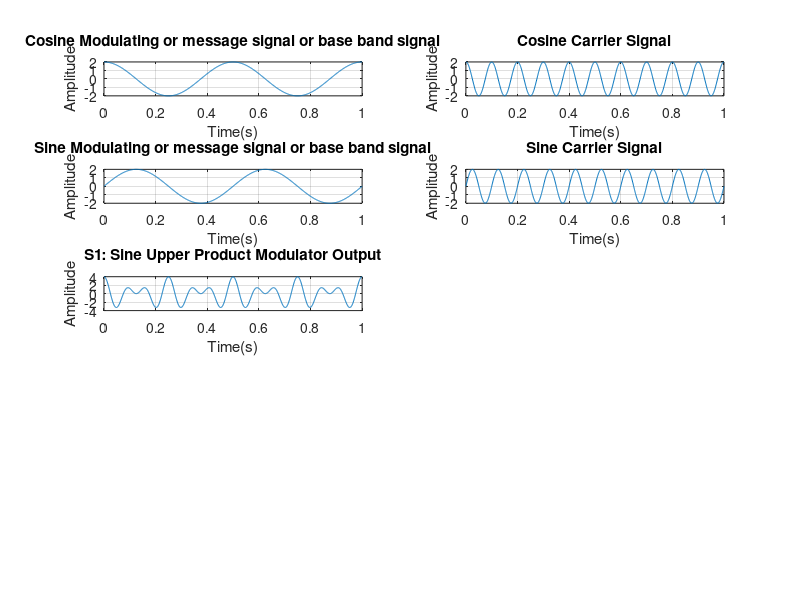

Here is the MATLAB script that generated this plot: (Note: this script raises an error after producing the figure.)
t = 0:0.001:1;
am = 2; % amplitude of message signal
ac = 2; % amplitude of carrier signal

% Cosine Message Signal
fm = 2; % frequency of message signal
x = am*cos(2*pi*fm*t);
subplot(5,2,1);
plot(t,x);
xlabel('Time(s)');
ylabel('Amplitude');
title('Cosine Modulating or message signal or base band signal');
grid on;

% Cosine Carrier Signal
fc = 10; % frequency of carrier signal
y = ac*cos(2*pi*fc*t);
subplot(5,2,2);
plot(t,y);
xlabel('Time(s)');
ylabel('Amplitude');
title('Cosine Carrier Signal');
grid on;

% Sine Message Signal
x_shifted = am*sin(2*pi*fm*t);
subplot(5,2,3);
plot(t,x_shifted);
xlabel('Time(s)');
ylabel('Amplitude');
title('Sine Modulating or message signal or base band signal');
grid on;

% Sine Carrier Signal
y_shifted = ac*sin(2*pi*fc*t);
subplot(5,2,4);
plot(t,y_shifted);
xlabel('Time(s)');
ylabel('Amplitude');
title('Sine Carrier Signal');
grid on;

% (cosine) The output of upper product modulator 
%s1 = (am*ac)/2*(cos(2*pi*(fc+fm)*t)+cos(2*pi*(fc-fm)*t));
%subplot(5,2,5);
%plot(t,s1);
%xlabel('Time(s)');
%ylabel('Amplitude');
%title('S1: Cosine Upper Product Modulator Output');
%grid on;

% (cosine) Output of lower product modulator
%s2 = (am*ac)/2*(cos(2*pi*(fc+fm)*t)-cos(2*pi*(fc-fm)*t));
%subplot(5,2,6);
%plot(t,s2);
%xlabel('Time(s)');
%ylabel('Amplitude');
%title('S2: Cosine Lower Product Modulator Output');
%grid on;

% (sine) Output of upper product modulator 
s3 = (am*ac)/2*(cos(2*pi*(fc-fm)*t)+cos(2*pi*(fc+fm)*t));
subplot(5,2,5);
plot(t,s3);
xlabel('Time(s)');
ylabel('Amplitude');
title('S1: Sine Upper Product Modulator Output');
grid on;

% (sine) Output of lower product modulator
%s4 = (am*ac)/2*(cos(2*pi*(fc-fm)*t)-cos(2*pi*(fc+fm)*t));
%subplot(5,2,6);
%plot(t,s2);
%xlabel('Time(s)');
%ylabel('Amplitude');
%title('S2: Sine Lower Product Modulator Output');
%grid on;

% SSBSC modulated wave s(t) having a lower sideband
%lsb1 = s1 + s2;
%subplot(5,2,7);
%plot(t,lsb1);
%xlabel('Time(s)');
%ylabel('Amplitude');
%title('Cosine Lower Sideband Signal');
%grid on;

% SSBSC modulated wave s(t) having an upper sideband
%usb1 = s1 - s2;
%subplot(5,2,8);
%plot(t,usb1);
%xlabel('Time(s)');
%ylabel('Amplitude');
%title('Cosine Upper Sideband Signal');
%grid on;

lsb2 = s3 + s4;
subplot(5,2,9);
plot(t,lsb2);
xlabel('Time(s)');
ylabel('Amplitude');
title('Sine Lower Sideband Signal');
grid on;

s5= (am*ac/2)*cos(2*pi*(fc-fm)*t);
%usb2 = s3 - s4;
subplot(5,2,10);
plot(t,s5);
%xlabel('Time(s)');
%ylabel('Amplitude');
%title('Sine Upper Sideband Signal');
%grid on;

% Misc. Watermark
%annotation('textbox', 'String', '20240802543', 'FontSize', 30, 'Color', [0.5, 0.5, 0.5],'EdgeColor', 'none', 'HorizontalAlignment', 'center', 'Rotation', 45);
